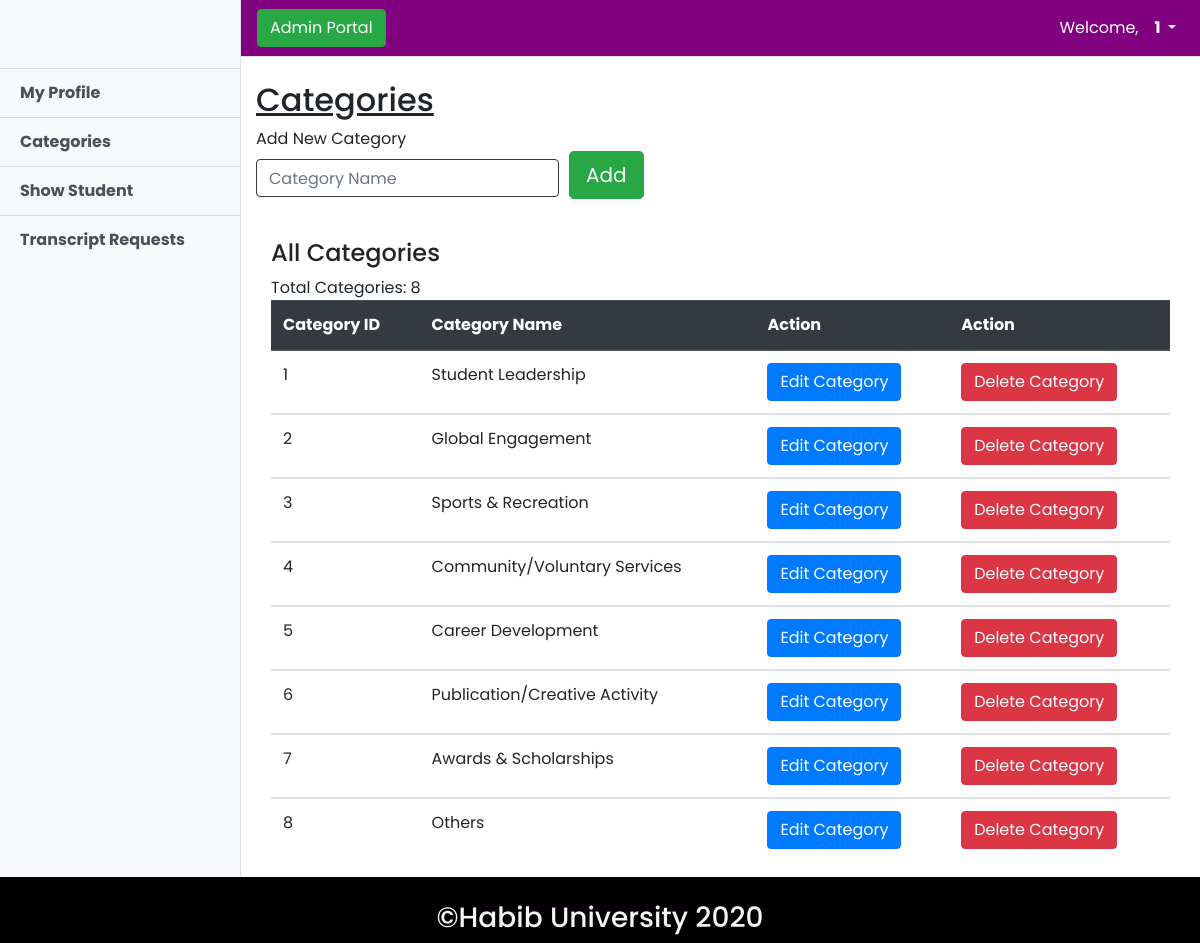
The app's page /src/admin/add_category.php (signed in) with its own data.
### tables this page shows
CREATE TABLE `category` (
  `cat_id` int(11) NOT NULL,
  `cat_name` varchar(50) NOT NULL
);

### src/admin/add_category.php (the view, shortened to what this page needs)
<?php include "../connect.php" ?>
<!DOCTYPE html>
<html lang="en">
<head>
    <link rel="stylesheet" href="../../css/admin-dashboard.css">
</head>
<body>
    <?php include "admin_header.php" ?>
            <div class="container-fluid">
                <h2 class="mt-4"><u>Categories</u></h2>
                <form class="myform" action="add_category_try.php" method="POST">
                    <div class="form-row">
                        <div class="form-group col-md-4">
                            <label for="inputEmail4">Add New Category</label>
                            <input type="text" class="form-control border-dark" id="inputEmail4" placeholder="Category Name" name="cat_name" required>
                        </div>
                        <div class="form-group col-md-4">
                            <button type="submit" name="btn-add-cat" class="btn btn-success btn-lg mt-4">Add</button>
                        </div>
                    </div>
                    <br>
                </form>
                    <div class="container">
                        <h4 class="head3">All Categories</h4>
                        <table class="table mytable">
                            <thead class="thead-dark">
                            <tr>
                                <th scope="col">Category ID</th>
                                <th scope="col">Category Name</th>
                                <th scope="col">Action</th>
                                <th scope="col">Action</th>
                            </tr>
                            </thead>
                            <?php
                            $qry = " SELECT * FROM category ";
                            $res = $con->query($qry);
                            if($res->num_rows > 0)
                            {
                            while($row = $res->fetch_assoc())
                            {
                            ?>
                            <tbody>
                            <tr>
                                <td><?php echo " ".$row["cat_id"]." " ?></td>
                                <td><?php echo " ".$row["cat_name"]." " ?></td>
                                <td><a href='modify_category.php?edit_cat_id=<?php echo $row['cat_id'] ?>'><button class="btn btn-primary">Edit Category</button></a></td>
                                <td><a href='modify_category.php?del_cat_id=<?php echo $row['cat_id'] ?>'><button class="btn btn-danger">Delete Category</button></a></td>
                            </tr>
                            <?php
                            }
                            }
                            else{echo "No Results Found!!";}
                            ?>
                            </tbody>
                        </table>
                    </div>
            </div>
    <?php include "admin_foot.php" ?>

### css/simple-sidebar.css (style rules this page uses)
body { overflow-x: hidden; }

### src/admin/admin_header.php (style rules this page uses)
body { font-family: 'Poppins', sans-serif; }

### records on screen
category: cat_id "1", cat_name "Student Leadership"
category: cat_id "2", cat_name "Global Engagement"
category: cat_id "3", cat_name "Sports & Recreation"
category: cat_id "4", cat_name "Community/Voluntary Services"
category: cat_id "5", cat_name "Career Development"
category: cat_id "6", cat_name "Publication/Creative Activity"
category: cat_id "7", cat_name "Awards & Scholarships"
category: cat_id "8", cat_name "Others"

### other values on screen
$_SESSION["admin"] "1"
